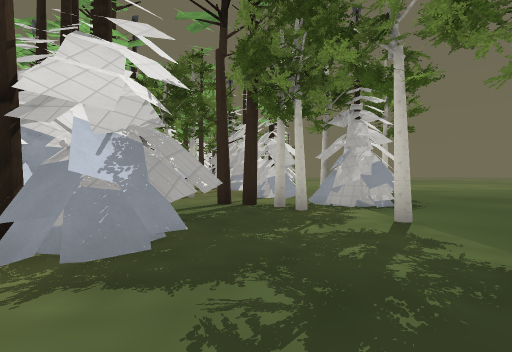
[1] (above)

24 first-person views from a walk through a level from a Godot 3-D game. The camera is 1.2 m above the floor, looks level and sees 85° across. The floor is counted in squares, 2 m on a side. Each view is taken from the middle of a square. On the plan, view 1 faces up. The plan holds only what a view shows up to about 9 squares ahead; the rest is blank. The place goes on beyond the plan. Some surface patterns are stand-ins.

[2]
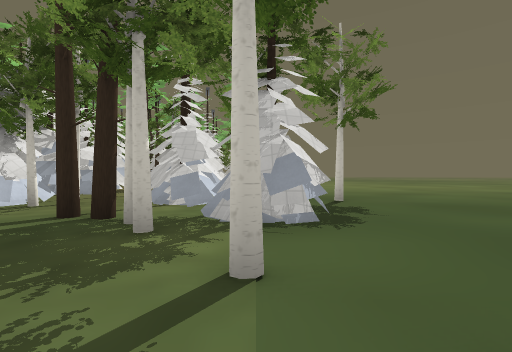

[3]
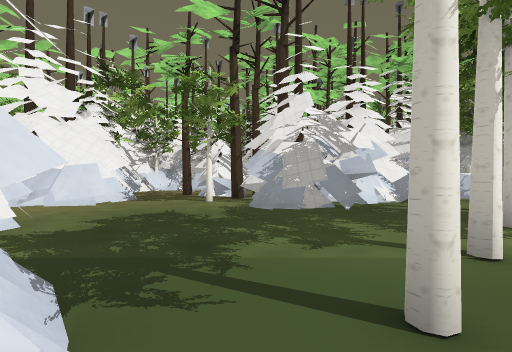

[4]
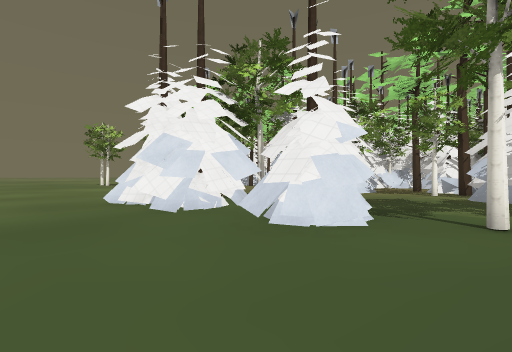

[5]
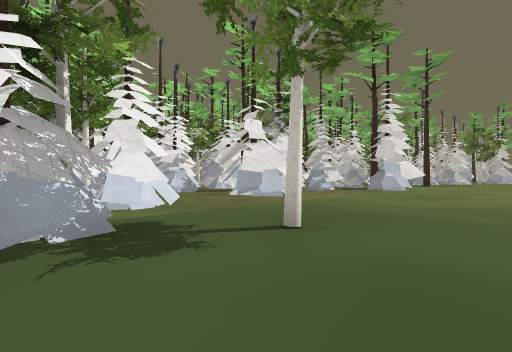

[6]
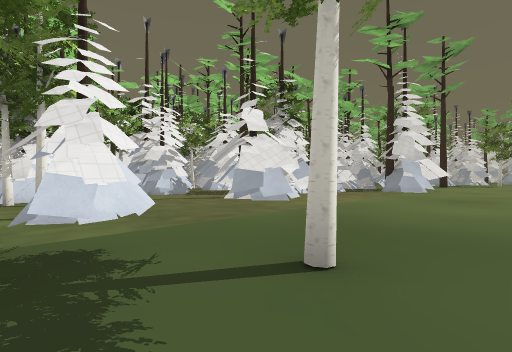

[7]
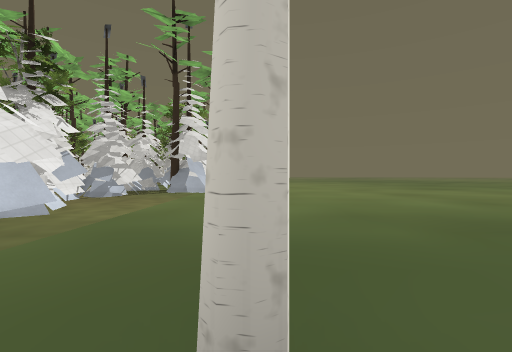

[8]
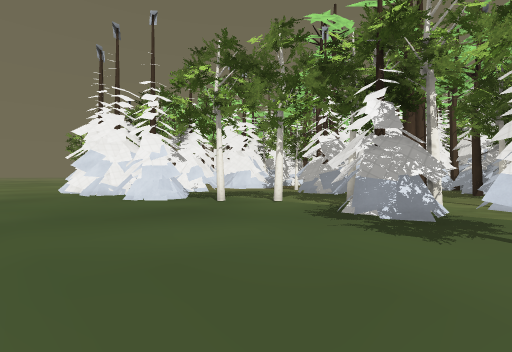

[9]
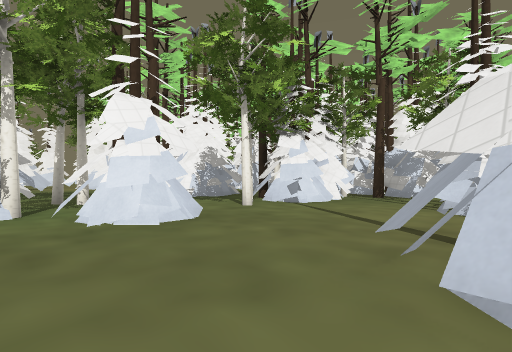

[10]
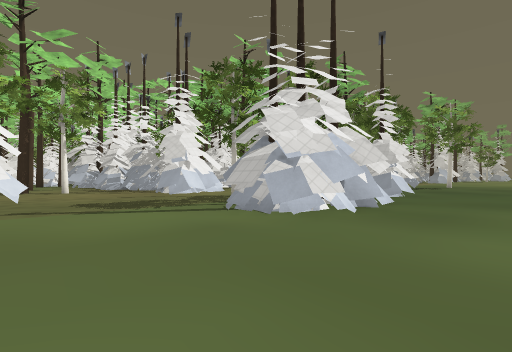

[11]
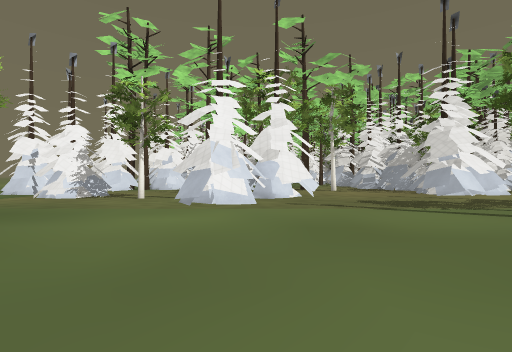

[12]
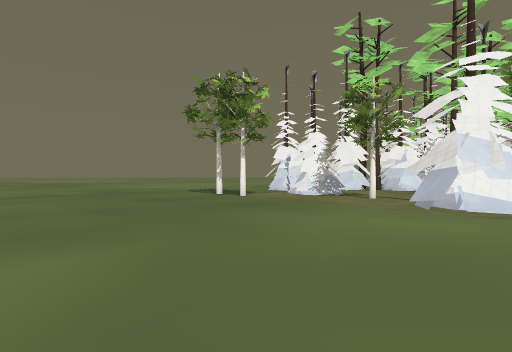

[13]
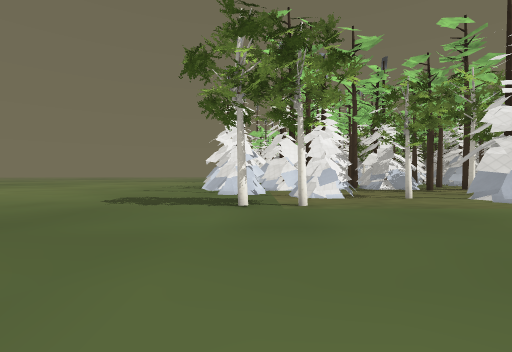

[14]
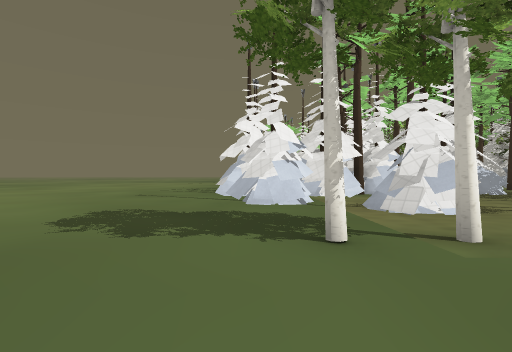

[15]
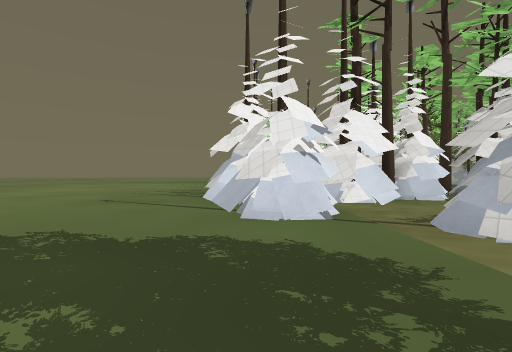

[16]
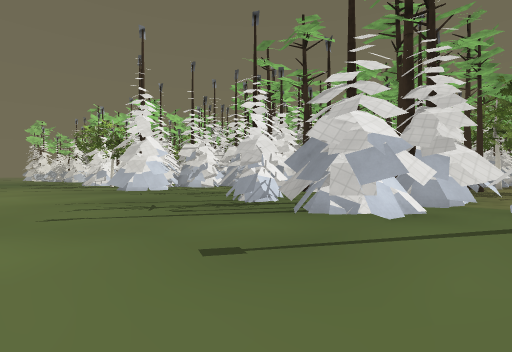

[17]
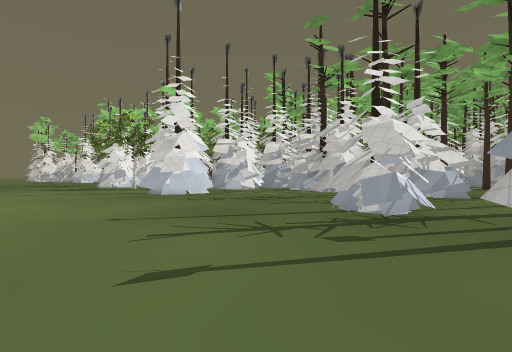

[18]
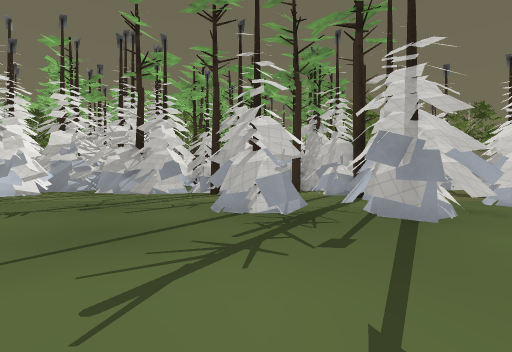

[19]
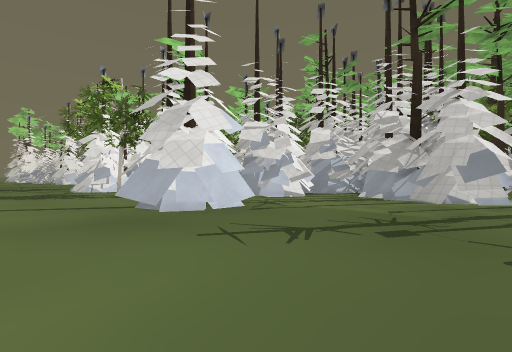

[20]
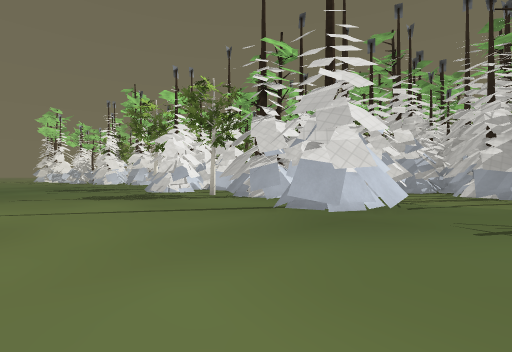

[21]
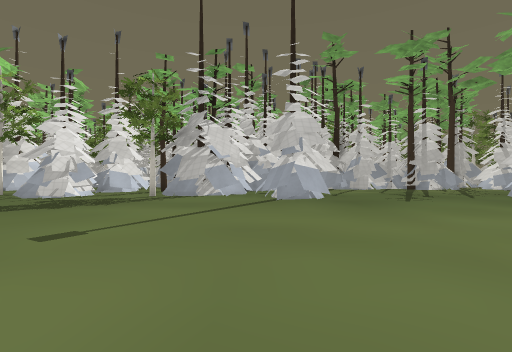

[22]
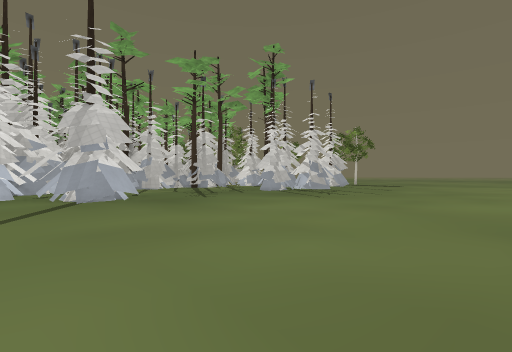

[23]
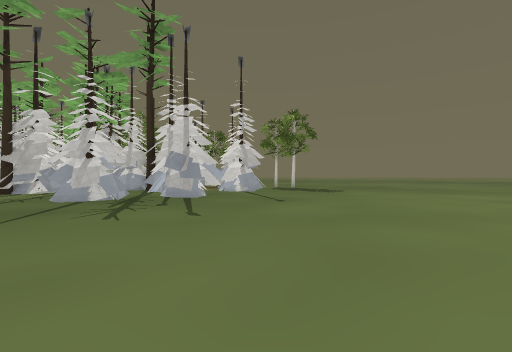

[24]
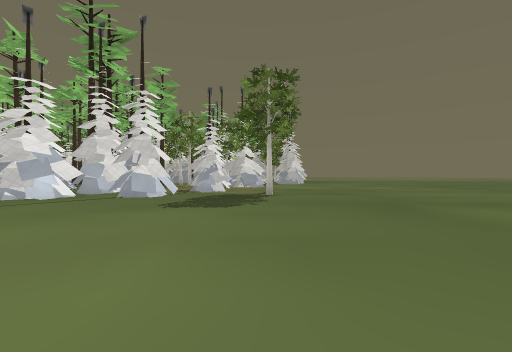

### Floor plan
Key: @ floor where view 1 was taken; # wall or solid block; x gap in a wall; . floor; = window, fence, low wall or low ledge; T pine tree; H thing the floor can be seen under or through.
Columns run from 22 left of view 1 to 7 right of it. Each row starts with its distance up from view 1.
 16                      ##.......
 15                      ##.......
 14                      #........
 13                      ##.......
 12                    ####.......
 11                  ###..........
 10                #..............
  9                TT.........#...
  8                ###T##.##......
  7                  #TT...HHH....
  6                   ...TTHHH....
  5                   ###..#H.....
  4                    ###........
  3                     ##=..#....
  2                   ####........
  1                   #T.....##...
  0                   #...@..##...
 -1                   ###..####...
 -2                    ###  ####..
 -3                     ##...###..
 -4                     #....##...
 -5                    ...........
 -6                    ...........
 -7                  T............
 -8                      ##.......
 -9                  #T  ###......
-10                 T#.   ##......
-11          #    TTTT....##......
-12        ###########....#.......
-13        #.###.T#.##............
-14       ##........###..##.......
-15      ##..........###.###......
-16  #.#### .........#.##.........
-17 ##.######.....#x##.##.........
-18 ......##........##............
-19 ..............................
-20 .............................
-21 .............................
-22  ..........................
-23     ......................
-24      ....................
-25      ................. .

Positions as (right, up) in squares from view 1, and headings:
1: (0, 0), facing up
2: (2, 2), facing up
3: (4, 2), facing left
4: (7, 3), facing down-left
5: (6, 6), facing up-left
6: (5, 7), facing up-left
7: (4, 8), facing up
8: (7, 8), facing down-left
9: (2, 12), facing down-left
10: (7, -8), facing up-left
11: (7, -9), facing left
12: (7, -9), facing down-left
13: (7, -16), facing left
14: (4, -17), facing left
15: (2, -17), facing left
16: (-3, -22), facing up-left
17: (-6, -22), facing up-left
18: (-8, -22), facing up
19: (-10, -20), facing up-left
20: (-12, -22), facing up-left
21: (-16, -25), facing up
22: (-17, -25), facing up-right
23: (-10, -25), facing up-right
24: (1, -25), facing up
